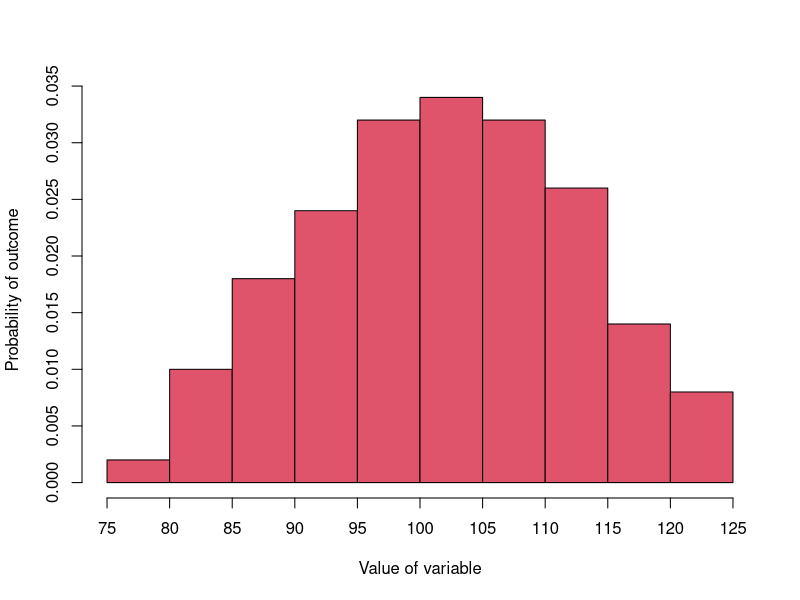
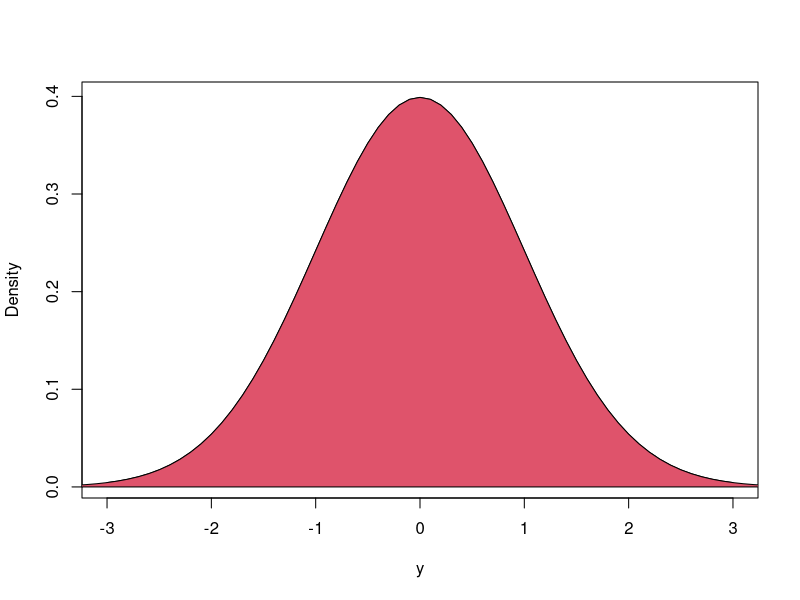
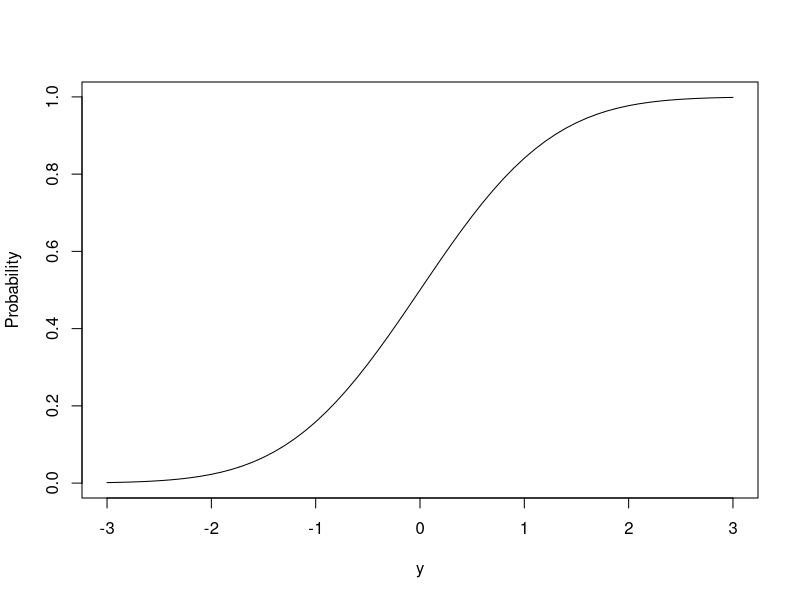
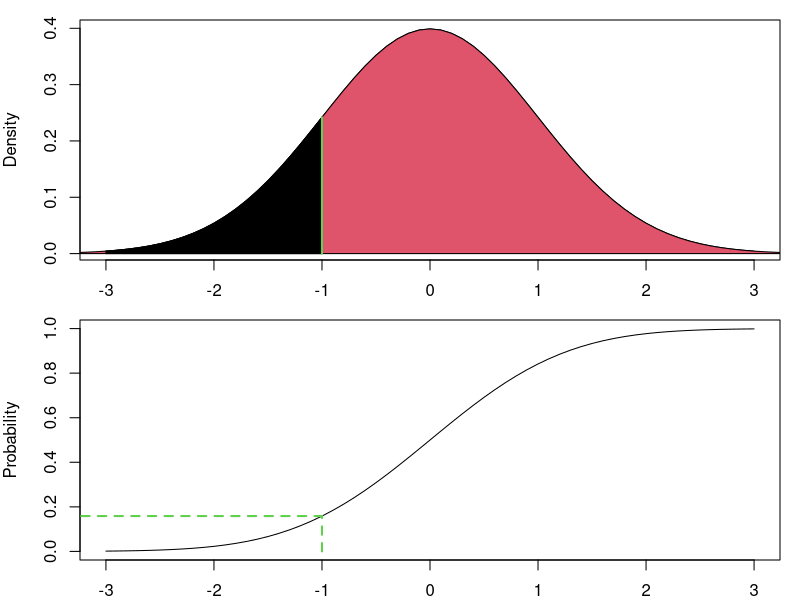
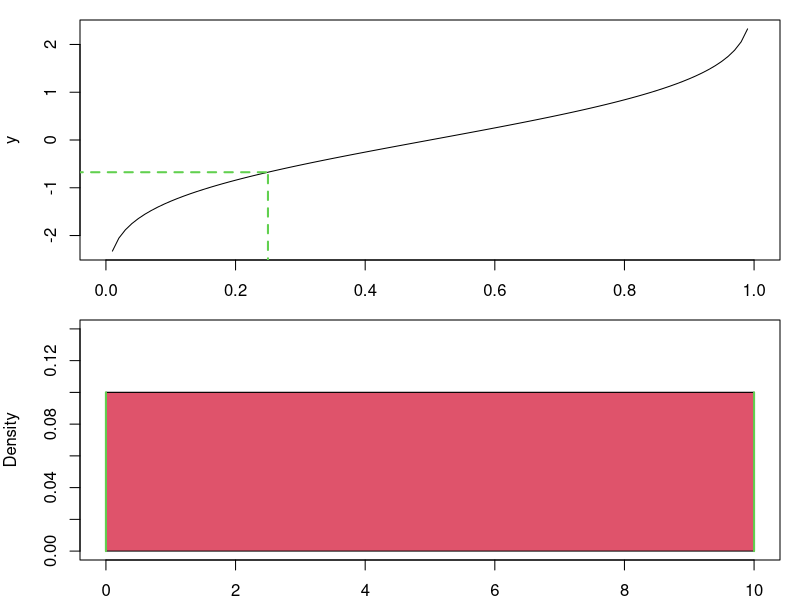
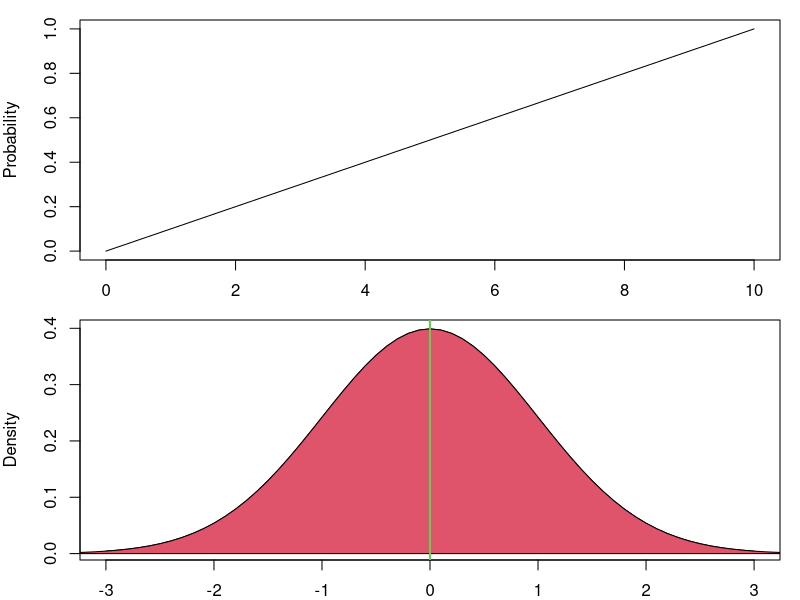

Reproduce these figures in R, in order. (Note: this script raises an error after producing the figures.)
## ---- chunk 1
set.seed(41)
yHist <- hist(rnorm(100,100,10), probability=TRUE, main="",
              xlab="Value of variable", ylab="Probability of outcome",
              axes=FALSE, col=18)
axis(side=2)
axis(side=1, at=yHist$breaks)
## ---- chunk 2
plot(seq(-3,3,0.1),dnorm(seq(-3,3,0.1)),type="l",ylab="Density",xlab="y",main="")
polygon(c(seq(-5,5,0.1),rev(seq(-5,5,0.1))),
        c(dnorm(seq(-5,5,0.1)), rep(0,length(seq(-5,5,0.1)))), col=18)
## ---- chunk 3
plot(seq(-3,3,0.1),pnorm(seq(-3,3,0.1)),type="l",ylab="Probability",xlab="y",main="")
## ---- chunk 4
par(mfcol=c(2,1), mar=c(2,4,1,1))
plot(seq(-3,3,0.1),dnorm(seq(-3,3,0.1)),type="l",ylab="Density",xlab="y",main="")
polygon(c(seq(-5,5,0.1),rev(seq(-5,5,0.1))),
        c(dnorm(seq(-5,5,0.1)), rep(0,length(seq(-5,5,0.1)))), col=18)
polygon(c(seq(-3,-1,0.01),rev(seq(-3,-1,0.01))),
        c(dnorm(seq(-3,-1,0.01)), rep(0,length(seq(-3,-1,0.01)))), col=17)
lines(c(-1,-1),c(0,dnorm(-1)),col=3,lwd=2,lty=1)

plot(seq(-3,3,0.1),pnorm(seq(-3,3,0.1)),type="l",ylab="Probability",xlab="y",main="")
lines(c(-1,-1),c(0,pnorm(-1)),col=3,lwd=2,lty=2)
lines(c(-4,-1),c(pnorm(-1),pnorm(-1)),col=3,lwd=2,lty=2)
## ---- chunk 5
plot(seq(0,1,0.01),qnorm(seq(0,1,0.01)),type="l",ylab="y",xlab="Probability",main="")
lines(c(0.25,0.25),c(-3,qnorm(0.25)),col=3,lwd=2,lty=2)
lines(c(-1,0.25),c(qnorm(0.25),qnorm(0.25)),col=3,lwd=2,lty=2)
## ---- chunk 6
plot(seq(0,10,0.1),dunif(seq(0,10,0.1),0,10),
     ylab="Density",xlab="y", type="l", ylim=c(0,0.14))
polygon(c(seq(0,10,0.1),rev(seq(0,10,0.1))),
        c(dunif(seq(0,10,0.1),0,10), rep(0,length(seq(0,10,0.1)))), col=18)
lines(c(0,0), c(0,0.1), lwd=2, col=3)
lines(c(10,10), c(0,0.1), lwd=2, col=3)
## ---- chunk 7
plot(seq(0,10,by=0.1),punif(seq(0,10,by=0.1),0,10),
     ylab="Probability",xlab="y", type="l")
## ---- chunk 8
plot(seq(-3,3,0.1),dnorm(seq(-3,3,0.1)),type="l",ylab="Density",xlab="y",main="")
polygon(c(seq(-5,5,0.1),rev(seq(-5,5,0.1))),
        c(dnorm(seq(-5,5,0.1)), rep(0,length(seq(-5,5,0.1)))), col=18)
abline(v=0, col=3, lwd=2)
text(0.3,0,TeX("$\\mu =0$"), pos=3)
## ---- chunk 9
plot(seq(-3,3,0.1),pnorm(seq(-3,3,0.1)),type="l",ylab="Probability",xlab="y",main="")
## ---- chunk 10
pnorm(q=30, mean=20, sd=10) - pnorm(q=20, mean=20, sd=10)
## ---- chunk 11
plot(seq(-10,50,0.1),pnorm(seq(-10,50,0.1),20,10),type="l",ylab="Density",xlab="y",main="")
lines(c(20,20),c(0,pnorm(20,20,10)), lty=2)
lines(c(-20,20),rep(pnorm(20,20,10),2), lty=2)
text(-9,pnorm(20,20,10), pnorm(20,20,10), pos=3)
lines(c(30,30),c(0,pnorm(30,20,10)), lty=2)
lines(c(-20,30),rep(pnorm(30,20,10),2), lty=2)
text(-9,pnorm(30,20,10), round(pnorm(30,20,10),3), pos=3)
## ---- chunk 12
plot(seq(-15,55,0.1),dnorm(seq(-15,55,0.1),20,10),type="l",ylab="Density",xlab="y",main="",
     ylim=c(0,0.04), xlim=c(-10,50))
polygon(c(seq(-15,55,0.1),rev(seq(-15,55,0.1))),
        c(dnorm(seq(-15,55,0.1),20,10), rep(0,length(seq(-15,55,0.1)))), col=18)
polygon(c(seq(20,30,0.1),rev(seq(20,30,0.1))),
        c(dnorm(seq(20,30,0.1),20,10), rep(0,length(seq(20,30,0.1)))), col=11)
lines(c(20,20),c(0,dnorm(20,20,10)), lwd=2, col=3)
lines(c(30,30),c(0,dnorm(30,20,10)), lwd=2, col=3)
text(25,dnorm(25,20,10)/2, round(pnorm(30,20,10)-pnorm(20,20,10),3))
## ---- chunk 13
test <- hist(rbinom(100,100,0.5), breaks=c(0:100), plot=F)
test$density <- dbinom(c(0:100), 100, 0.5)
test$breaks <- test$breaks-0.5
plot(test, xlim=c(30,70), main="", freq=FALSE, ylab="Probability", xlab="y", col=18)
lines(seq(30,70,0.1),dnorm(seq(30,70,0.1),50,5), col=4, lwd=2)
## ---- chunk 14
c(dbinom(41,100,0.5),
  pnorm(41.5,50,5)-pnorm(40.5,50,5)) |>
    setNames(c("Binomial", "Normal"))
## ---- chunk 15
test <- hist(rbinom(100,100,0.5), breaks=c(0:100), plot=F)
test$breaks <- test$breaks-0.5
test$density <- dbinom(c(0:100), 100, 0.5)
par(mfcol=c(1,2))
# First plot
plot(test, xlim=c(30,70),
     main="", freq=FALSE, ylab="Probability", xlab="y", col=18)
polygon(c(seq(40.5,41.5,0.1),rev(seq(40.5,41.5,0.1))),
        c(dnorm(seq(40.5,41.5,0.1),50,5), rep(0,length(seq(40.5,41.5,0.1)))), col=10)
lines(seq(30,70,0.1),dnorm(seq(30,70,0.1),50,5), col=4, lwd=2)
lines(c(40.5,40.5),c(0,dnorm(40.5,50,5)), lwd=2, col=3)
lines(c(41.5,41.5),c(0,dnorm(41.5,50,5)), lwd=2, col=3)
#Second plot
plot(test, xlim=c(38,44), ylim=c(0,0.05),
     main="", freq=FALSE, ylab="Probability", xlab="y", col=18)
polygon(c(seq(40.5,41.5,0.1),rev(seq(40.5,41.5,0.1))),
        c(dnorm(seq(40.5,41.5,0.1),50,5), rep(0,length(seq(40.5,41.5,0.1)))), col=10)
lines(seq(30,70,0.1),dnorm(seq(30,70,0.1),50,5), col=4, lwd=2)
lines(c(40.5,40.5),c(0,dnorm(40.5,50,5)), lwd=2, col=3)
lines(c(41.5,41.5),c(0,dnorm(41.5,50,5)), lwd=2, col=3)
# lines(c(40.5,41.5)+0.5,rep(dbinom(41,100,0.5),2))
## ---- chunk 16
par(mfrow=c(2,2), mar=c(4,5,1,0))
# Normal
plot(seq(-1.5,1.5,0.01), dnorm(seq(-1.5,1.5,0.01),0,0.5), type="l", xlab="x", ylab="Density")
polygon(c(seq(-1.5,1.5,0.01),rev(seq(-1.5,1.5,0.01))),
        c(dnorm(seq(-1.5,1.5,0.01),0,0.5),rep(0,length(seq(-1.5,1.5,0.01)))),
        col=18)
polygon(c(seq(-1.5,0.5,0.01),rev(seq(-1.5,0.5,0.01))),
        c(dnorm(seq(-1.5,0.5,0.01),0,0.5),rep(0,length(seq(-1.5,0.5,0.01)))),
        col=11)
lines(rep(0.5,2), c(0,dnorm(0.5,0,0.5)-0.01), lty=1, lwd=2, col="white")
# lines(rep(0.5,2), c(0,dnorm(0.5,0,0.5)), lty=2, lwd=2, col=3)
abline(v=0.5, lty=2, lwd=2, col=3)
#Empty
plot(dlnorm(exp(seq(-1.5,1.5,0.01)),0,0.5),dnorm(seq(-1.5,1.5,0.01),0,0.5),
     col="white",
     axes=F, xlab="", ylab="",type="l")
# exp(x)
plot(seq(-1.5,1.5,0.01), exp(seq(-1.5,1.5,0.01)), type="l", xlab="x", ylab="y")
lines(seq(-1.5,1.5,0.01), exp(seq(-1.5,1.5,0.01)))
lines(rep(0.5,2), c(5,exp(0.5)), lty=2, lwd=2, col=3)
lines(c(0.5,2), rep(exp(0.5),2), lty=2, lwd=2, col=3)
text(0.9,3,TeX("$y=e^x$"),pos=3)
# Log-Normal
plot(dlnorm(exp(seq(-1.5,1.5,0.01)),0,0.5),exp(seq(-1.5,1.5,0.01)), type="l", xlab="Density", ylab="y")
polygon(c(dlnorm(exp(seq(-1.5,1.5,0.01)),0,0.5),rep(0,length(seq(-1.5,1.5,0.01)))),
        exp(c(seq(-1.5,1.5,0.01),rev(seq(-1.5,1.5,0.01)))),
        col=18)
polygon(c(dlnorm(exp(seq(-1.5,0.5,0.01)),0,0.5),rep(0,length(seq(-1.5,0.5,0.01)))),
        exp(c(seq(-1.5,0.5,0.01),rev(seq(-1.5,0.5,0.01)))),
        col=11)
abline(h=exp(0.5), lty=1, lwd=2, col="white")
abline(h=exp(0.5), lty=2, lwd=2, col=3)
## ---- chunk 17
plot(seq(0,5,0.01), dlnorm(seq(0,5,0.01),0,0.1), type="l",
     ylab="Density", xlab="y", main="", lwd=2,
     xlim=c(0,4))
lines(seq(0,5,0.01), dlnorm(seq(0,5,0.01),0,0.5), col=3, lwd=2)
lines(seq(0,5,0.01), dlnorm(seq(0,5,0.01),0.5,0.1), col=4, lwd=2)
lines(seq(0,5,0.01), dlnorm(seq(0,5,0.01),0.5,0.5), col=5, lwd=2)
legend("topright", legend=c(TeX("$\\mu=0, \\sigma=0.1$"),TeX("$\\mu=0, \\sigma=0.5$"),TeX("$\\mu=0.5, \\sigma=0.1$"),TeX("$\\mu=0.5, \\sigma=0.5$")),
       lwd=2, col=c("black",3,4,5))
## ---- chunk 18
plot(seq(0,4,0.1), dexp(seq(0,4,0.1),2), type="l",
     ylab="Density", xlab="t", main="", lwd=2,
     xlim=c(0,3))
lines(seq(0,4,0.1), dexp(seq(0,4,0.1),1), col=3, lwd=2)
lines(seq(0,4,0.1), dexp(seq(0,4,0.1),0.5), col=4, lwd=2)
legend("topright", legend=c(TeX("$\\lambda=2$"),TeX("$\\lambda=1$"),TeX("$\\lambda=0.5$")),
       lwd=2, col=c("black",3,4))
## ---- chunk 19
plot(seq(0,4,0.1), pexp(seq(0,4,0.1),2), type="l",
     ylab="Probability", xlab="t", main="", lwd=2,
     xlim=c(0,3))
lines(seq(0,4,0.1), pexp(seq(0,4,0.1),1), col=3, lwd=2)
lines(seq(0,4,0.1), pexp(seq(0,4,0.1),0.5), col=4, lwd=2)
legend("topright", legend=c(TeX("$\\lambda=2$"),TeX("$\\lambda=1$"),TeX("$\\lambda=0.5$")),
       lwd=2, col=c("black",3,4))
## ---- chunk 20
pexp(1.5, rate=2)
## ---- chunk 21
plot(seq(0,4,0.1), log(1-pexp(seq(0,4,0.1),2)), type="l",
     ylab="log(1-F(t,2))", xlab="t", main="", lwd=2,
     xlim=c(0,3), ylim=c(-5,0))
# 1.5
lines(c(1.5,1.5),c(-5,log(1-pexp(1.5,2))), lty=2, lwd=2, col=17)
lines(c(-1,1.5),log(rep(1-pexp(1.5,2),2)), lty=2, lwd=2, col=17)
# 0.5
lines(c(0.5,0.5),c(-5,log(1-pexp(0.5,2))), lty=2, lwd=2, col=17)
lines(c(-1,0.5),log(rep(1-pexp(0.5,2),2)), lty=2, lwd=2, col=17)
# 1
lines(c(1,1),c(-5,log(1-pexp(1,2))), lty=2, lwd=2, col=17)
lines(c(-1,1),log(rep(1-pexp(1,2),2)), lty=2, lwd=2, col=17)
## ---- chunk 22
par(mar=c(4,4,1,1))
test <- barplot(rep(1/6,6), ylim=c(0,0.2),
                ylab="Probability",xlab="x", col=11)
axis(side=1,at=test,labels=c(1:6), col.axis=5)
## ---- chunk 23
x <- c(1:6)
y <- c(rep(0,4),table(12-x+1))

par(mar=c(0,0,0,0))
test1 <- barplot(table(x)/6,
                 ylim=c(-0.02,0.19), xlim=c(0,12),
                 col=9,
                 axes=F, names.arg="")
test2 <- barplot(y/6,
                 col=11,
                 axes=F, names.arg="",
                 add=T)
abline(h=0, lwd=2)
text(test1, 1/6, labels=c(6:1), pos=3, col=3)
text(test2[-c(1:4)], 0, labels=c(1:6), pos=1, col=5)
text(test1[c(5:6)], 1/12, labels=rep(3,2), col=2)
## ---- chunk 24
x <- c(1:6)
y <- table(12-x+1)

par(mar=c(0,0,0,0))
test1 <- barplot(table(x)/6,
                 ylim=c(-0.02,0.19), xlim=c(0,7.3),
                 col=9,
                 axes=F, names.arg="")
test2 <- barplot(y/6,
                 col=11,
                 axes=F, names.arg="",
                 add=T)
abline(h=0, lwd=2)
text(test1, 1/6, labels=c(6:1), pos=3, col=3)
text(test2, 0, labels=c(1:6), pos=1, col=5)
text(test1[c(1:6)], 1/12, labels=rep(7,6), col=2)
## ---- chunk 25
x <- c(1:6)
y <- c(rep(0,2),table(12-x+1))

par(mar=c(0,0,0,0))
test2 <- barplot(y/6,
                 ylim=c(-0.02,0.19), xlim=c(0,10),
                 col=9,
                 axes=F, names.arg="")
test1 <- barplot(table(x)/6,
                 col=11,
                 axes=F, names.arg="",
                 add=T)
abline(h=0, lwd=2)
text(test2[-c(1:2)], 1/6, labels=c(6:1), pos=3, col=3)
text(test1, 0, labels=c(1:6), pos=1, col=5)
text(test1[c(3:6)], 1/12, labels=rep(5,4), col=2)
## ---- chunk 26
apply(expand.grid(1:6,1:6), 1, sum) |> table() -> z
par(mar=c(4,4,0,1))
test <- barplot(z/sum(z),
                ylim=c(0,0.23), ylab="Probability", xlab="z", 
                col=9, axes=F, names.arg="")
barplot(z/sum(z),
        ylim=c(0,0.3),
        col=11, add=T)
text(test, z/sum(z), labels=TeX(paste0("$\\frac{",z,"}{",sum(z),"}$")), pos=3)
## ---- chunk 27
mu1 <- c(-3,-1.5,0,1.5,3)
mu2 <- 0
x <- seq(-10,10,0.01)
mains <- c("A","B","C","D","E")

layout(matrix(1:(5*2), 5, 2, byrow=T),
       widths=c(7,3)/10)
for(i in 1:length(mu1)){
    par(mar=c(4,4,1,0))
    plot(seq(-3,3,0.1),dnorm(seq(-3,3,0.1), mu1[i], 1),
         type="l",ylab="Density",xlab="",main="",
         xlim=c(-5,5), ylim=c(0,0.4), axes=F)
    polygon(c(x,rev(x)),
            c(dnorm(x, mu1[i], 1), rep(0,length(x))), col=9)
    lines(seq(-3,3,0.1),dnorm(seq(-3,3,0.1), mu2))
    polygon(c(x,rev(x)),
            c(dnorm(x, mu2, 1), rep(0,length(x))), col=11)
    text(4.5, 0.35, mains[i], cex=1.25)
    axis(2)
    box()
    
    z <- seq(-10,mu1[i],0.1)
    par(mar=c(4,1,1,2))
    plot(z, dnorm(z, mu2, sqrt(2)),
         type="l",ylab="Density",xlab="z",main="",
         xlim=c(-5,5), ylim=c(0,0.4), axes=F)
    polygon(c(z,rev(z)),
            c(dnorm(z, mu2, sqrt(2)), rep(0,length(z))), col=18)
    lines(c(mu1[i],mu1[i]), c(0,dnorm(mu1[i], mu2, sqrt(2))), lwd=3, lty=1,
          col=rgb((0.9*0.5+0.6*0.5), (0.6*0.5+0.8*0.5), (0.6*0.5+1*0.5), 0.75))
    axis(1)
    axis(4)
    text(mu1[i], 0.015, mu1[i], pos=4, cex=1.25)
    box()
}
## ---- chunk 28
mu2 <- 1
mu1 <- c(1, 3, 5)
x <- seq(0,10,0.01)

layout(matrix(1:(length(mu1)*2), length(mu1), 2, byrow=T),
       widths=c(7,3)/10)
for(i in 1:length(mu1)){
    par(mar=c(4,4,1,0))
    plot(x,dexp(x, mu2),
         type="l",ylab="Density",xlab="",main="",
         xlim=c(-2,5), ylim=c(0,1), axes=F)
    lines(mu1[i]-x,dexp(x, mu2))
    polygon(c(mu1[i]-x,rev(mu1[i]-x)),
            c(dexp(x, mu2), rep(0,length(x))), col=9)
    polygon(c(x,rev(x)),
            c(dexp(x, mu2), rep(0,length(x))), col=11)
    axis(2)
    text(4, 0.85, paste0("z=",mu1[i]), cex=1.25)
    box()
    
    z <- seq(0,mu1[i],0.1)
    par(mar=c(4,1,1,2))
    plot(z, dgamma(z, shape=2, rate=1),
         type="l",ylab="Density",xlab="z",main="",
         xlim=c(0,10), ylim=c(0,0.4), axes=F)
    polygon(c(z,rev(z)),
            c(dgamma(z, shape=2, rate=1), rep(0,length(z))), col=18)
    lines(c(mu1[i],mu1[i]), c(0,dgamma(mu1[i], shape=2, rate=1)), lwd=3, lty=1,
          col=rgb((0.9*0.5+0.6*0.5), (0.6*0.5+0.8*0.5), (0.6*0.5+1*0.5), 0.75))
    axis(1)
    axis(4)
    text(mu1[i], 0.015, mu1[i], pos=4, cex=1.25)
    box()
}
